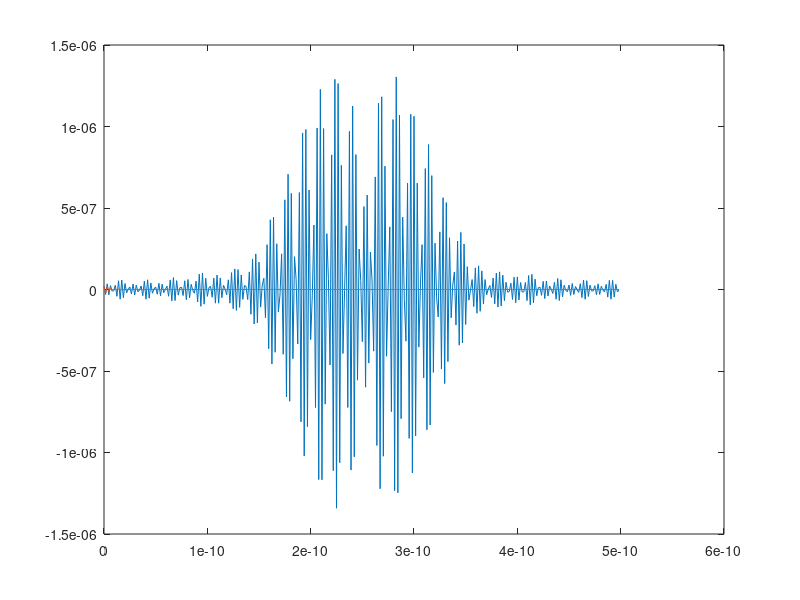

Write the MATLAB code that produced this figure.
clear all
close all
clc

data=load('translate.txt');
SpS=320;
data(1:SpS*8-SpS/2)=[];

cut=length(data)/SpS-floor(length(data)/SpS);
data(length(data)-cut*SpS+1:length(data))=[];

n=length(data)/SpS;

Data=zeros(n,SpS);

for i=1:n
    Data(i,:)=data(1+(i-1)*SpS:i*SpS);
end

Data([4 5 12 13 20 21 28 29 36 37 44 45 52 53 60 61 68 69 76 77 84 85 92],:)=[];

n=size(Data);
n=n(1);

T=5e-10;
dt=T/SpS;
t=0:dt:dt*(SpS-1);

dt=t(2)-t(1);
dw=2*pi/(SpS*dt);
W=-SpS*dw/2:dw:(SpS/2-1)*dw;
u=zeros(1,length(W));
u(W>1)=1;
u(W>2.5e11)=0;

phase=zeros(1,n);
for i=1:1
    Datafft=fftshift(fft(Data(i,:)));
    Datafftplus=2*u.*Datafft;
    w=W(abs(Datafftplus)==max(abs(Datafftplus)));
    Dataifftplus=ifft(Datafftplus);
    Datadc=Dataifftplus.*exp(-i*w*t);
end

plot(t,real(Dataifftplus),t,real(Datadc))


